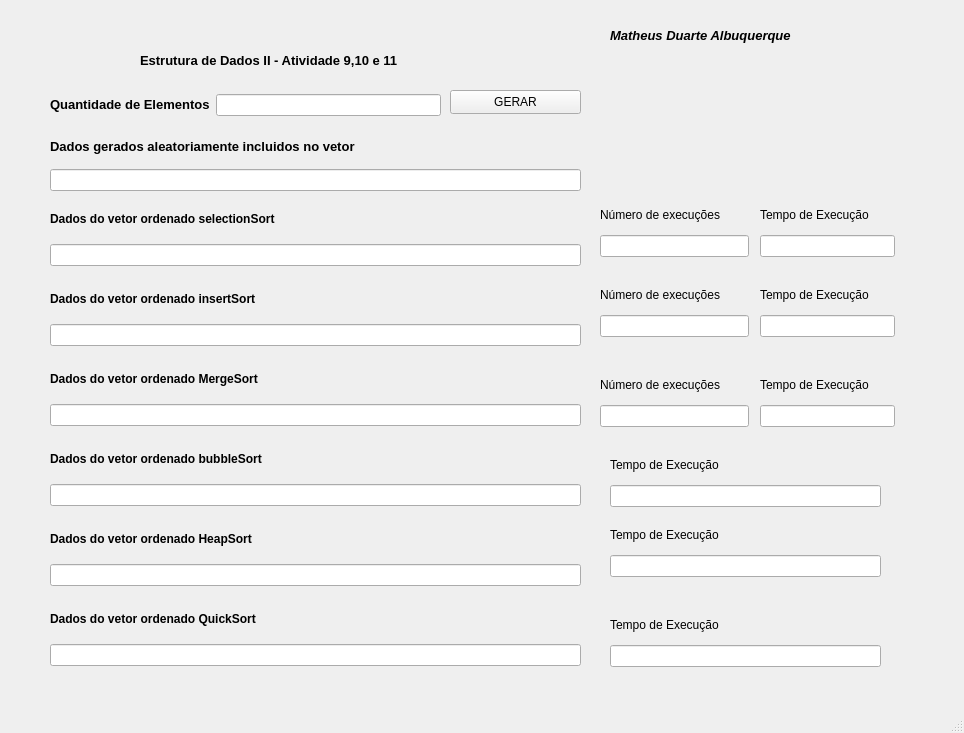
<?xml version="1.0" encoding="UTF-8"?>
<ui version="4.0">
 <class>MainWindow</class>
 <widget class="QMainWindow" name="MainWindow">
  <property name="geometry">
   <rect>
    <x>0</x>
    <y>0</y>
    <width>964</width>
    <height>733</height>
   </rect>
  </property>
  <property name="windowTitle">
   <string>MainWindow</string>
  </property>
  <widget class="QWidget" name="centralwidget">
   <widget class="QLabel" name="label_3">
    <property name="geometry">
     <rect>
      <x>140</x>
      <y>30</y>
      <width>381</width>
      <height>61</height>
     </rect>
    </property>
    <property name="font">
     <font>
      <pointsize>17</pointsize>
      <bold>true</bold>
     </font>
    </property>
    <property name="text">
     <string>&lt;html&gt;&lt;head/&gt;&lt;body&gt;&lt;p&gt;&lt;span style=&quot; font-size:10pt;&quot;&gt;Estrutura de Dados II - Atividade 9,10 e 11&lt;/span&gt;&lt;/p&gt;&lt;/body&gt;&lt;/html&gt;</string>
    </property>
   </widget>
   <widget class="QPushButton" name="pushButtonGerar2">
    <property name="geometry">
     <rect>
      <x>450</x>
      <y>90</y>
      <width>131</width>
      <height>24</height>
     </rect>
    </property>
    <property name="text">
     <string>GERAR</string>
    </property>
   </widget>
   <widget class="QWidget" name="layoutWidget">
    <property name="geometry">
     <rect>
      <x>50</x>
      <y>90</y>
      <width>391</width>
      <height>30</height>
     </rect>
    </property>
    <layout class="QHBoxLayout" name="horizontalLayout">
     <item>
      <widget class="QLabel" name="label_4">
       <property name="text">
        <string>&lt;html&gt;&lt;head/&gt;&lt;body&gt;&lt;p&gt;&lt;span style=&quot; font-size:10pt; font-weight:700;&quot;&gt;Quantidade de Elementos&lt;/span&gt;&lt;/p&gt;&lt;/body&gt;&lt;/html&gt;</string>
       </property>
      </widget>
     </item>
     <item>
      <widget class="QLineEdit" name="lineEditElemento2"/>
     </item>
    </layout>
   </widget>
   <widget class="QWidget" name="layoutWidget">
    <property name="geometry">
     <rect>
      <x>50</x>
      <y>130</y>
      <width>531</width>
      <height>61</height>
     </rect>
    </property>
    <layout class="QVBoxLayout" name="verticalLayout_4">
     <item>
      <layout class="QVBoxLayout" name="verticalLayout">
       <item>
        <widget class="QLabel" name="label_5">
         <property name="text">
          <string>&lt;html&gt;&lt;head/&gt;&lt;body&gt;&lt;p&gt;&lt;span style=&quot; font-size:10pt; font-weight:700;&quot;&gt;Dados gerados aleatoriamente incluidos no vetor&lt;/span&gt;&lt;/p&gt;&lt;/body&gt;&lt;/html&gt;</string>
         </property>
        </widget>
       </item>
       <item>
        <widget class="QLineEdit" name="lineEditFinal2"/>
       </item>
      </layout>
     </item>
    </layout>
   </widget>
   <widget class="QWidget" name="layoutWidget">
    <property name="geometry">
     <rect>
      <x>50</x>
      <y>200</y>
      <width>531</width>
      <height>66</height>
     </rect>
    </property>
    <layout class="QVBoxLayout" name="verticalLayout_6">
     <item>
      <widget class="QLabel" name="label_7">
       <property name="text">
        <string>&lt;html&gt;&lt;head/&gt;&lt;body&gt;&lt;p&gt;&lt;span style=&quot; font-weight:700;&quot;&gt;Dados do vetor ordenado selectionSort&lt;/span&gt;&lt;/p&gt;&lt;/body&gt;&lt;/html&gt;</string>
       </property>
      </widget>
     </item>
     <item>
      <widget class="QLineEdit" name="lineEditOrdenada"/>
     </item>
     <item>
      <layout class="QVBoxLayout" name="verticalLayout_5"/>
     </item>
    </layout>
   </widget>
   <widget class="QLabel" name="label_11">
    <property name="geometry">
     <rect>
      <x>610</x>
      <y>20</y>
      <width>311</width>
      <height>31</height>
     </rect>
    </property>
    <property name="text">
     <string>&lt;html&gt;&lt;head/&gt;&lt;body&gt;&lt;p&gt;&lt;span style=&quot; font-size:10pt; font-weight:700; font-style:italic;&quot;&gt;Matheus Duarte Albuquerque&lt;/span&gt;&lt;/p&gt;&lt;/body&gt;&lt;/html&gt;</string>
    </property>
    <property name="indent">
     <number>-1</number>
    </property>
   </widget>
   <widget class="QWidget" name="layoutWidget_2">
    <property name="geometry">
     <rect>
      <x>50</x>
      <y>280</y>
      <width>531</width>
      <height>66</height>
     </rect>
    </property>
    <layout class="QVBoxLayout" name="verticalLayout_7">
     <item>
      <widget class="QLabel" name="label_9">
       <property name="text">
        <string>&lt;html&gt;&lt;head/&gt;&lt;body&gt;&lt;p&gt;&lt;span style=&quot; font-weight:700;&quot;&gt;Dados do vetor ordenado insertSort&lt;/span&gt;&lt;/p&gt;&lt;/body&gt;&lt;/html&gt;</string>
       </property>
      </widget>
     </item>
     <item>
      <widget class="QLineEdit" name="lineEditOrdenada_2"/>
     </item>
     <item>
      <layout class="QVBoxLayout" name="verticalLayout_8"/>
     </item>
    </layout>
   </widget>
   <widget class="QWidget" name="layoutWidget_3">
    <property name="geometry">
     <rect>
      <x>760</x>
      <y>200</y>
      <width>135</width>
      <height>57</height>
     </rect>
    </property>
    <layout class="QGridLayout" name="gridLayout_2">
     <item row="0" column="0">
      <widget class="QLabel" name="label_10">
       <property name="text">
        <string>Tempo de Execução</string>
       </property>
      </widget>
     </item>
     <item row="1" column="0">
      <widget class="QLineEdit" name="lineEditTempoExecucao1"/>
     </item>
    </layout>
   </widget>
   <widget class="QWidget" name="layoutWidget_4">
    <property name="geometry">
     <rect>
      <x>600</x>
      <y>280</y>
      <width>149</width>
      <height>57</height>
     </rect>
    </property>
    <layout class="QGridLayout" name="gridLayout_3">
     <item row="0" column="0">
      <widget class="QLabel" name="label_12">
       <property name="text">
        <string>Número de execuções</string>
       </property>
      </widget>
     </item>
     <item row="1" column="0">
      <widget class="QLineEdit" name="lineEditExecucao2"/>
     </item>
    </layout>
   </widget>
   <widget class="QWidget" name="layoutWidget_5">
    <property name="geometry">
     <rect>
      <x>760</x>
      <y>280</y>
      <width>135</width>
      <height>57</height>
     </rect>
    </property>
    <layout class="QGridLayout" name="gridLayout_4">
     <item row="0" column="0">
      <widget class="QLabel" name="label_13">
       <property name="text">
        <string>Tempo de Execução</string>
       </property>
      </widget>
     </item>
     <item row="1" column="0">
      <widget class="QLineEdit" name="lineEditTempoExecucao2"/>
     </item>
    </layout>
   </widget>
   <widget class="QWidget" name="layoutWidget">
    <property name="geometry">
     <rect>
      <x>600</x>
      <y>200</y>
      <width>149</width>
      <height>57</height>
     </rect>
    </property>
    <layout class="QGridLayout" name="gridLayout">
     <item row="0" column="0">
      <widget class="QLabel" name="label_8">
       <property name="text">
        <string>Número de execuções</string>
       </property>
      </widget>
     </item>
     <item row="1" column="0">
      <widget class="QLineEdit" name="lineEditExecucao1"/>
     </item>
    </layout>
   </widget>
   <widget class="QWidget" name="layoutWidget_6">
    <property name="geometry">
     <rect>
      <x>760</x>
      <y>370</y>
      <width>135</width>
      <height>57</height>
     </rect>
    </property>
    <layout class="QGridLayout" name="gridLayout_5">
     <item row="0" column="0">
      <widget class="QLabel" name="label_14">
       <property name="text">
        <string>Tempo de Execução</string>
       </property>
      </widget>
     </item>
     <item row="1" column="0">
      <widget class="QLineEdit" name="lineEditTempoExecucao3"/>
     </item>
    </layout>
   </widget>
   <widget class="QWidget" name="layoutWidget_7">
    <property name="geometry">
     <rect>
      <x>50</x>
      <y>360</y>
      <width>531</width>
      <height>66</height>
     </rect>
    </property>
    <layout class="QVBoxLayout" name="verticalLayout_9">
     <item>
      <widget class="QLabel" name="label_15">
       <property name="text">
        <string>&lt;html&gt;&lt;head/&gt;&lt;body&gt;&lt;p&gt;&lt;span style=&quot; font-weight:700;&quot;&gt;Dados do vetor ordenado MergeSort&lt;/span&gt;&lt;/p&gt;&lt;/body&gt;&lt;/html&gt;</string>
       </property>
      </widget>
     </item>
     <item>
      <widget class="QLineEdit" name="lineEditOrdenada_3"/>
     </item>
     <item>
      <layout class="QVBoxLayout" name="verticalLayout_10"/>
     </item>
    </layout>
   </widget>
   <widget class="QWidget" name="layoutWidget_8">
    <property name="geometry">
     <rect>
      <x>600</x>
      <y>370</y>
      <width>149</width>
      <height>57</height>
     </rect>
    </property>
    <layout class="QGridLayout" name="gridLayout_6">
     <item row="0" column="0">
      <widget class="QLabel" name="label_16">
       <property name="text">
        <string>Número de execuções</string>
       </property>
      </widget>
     </item>
     <item row="1" column="0">
      <widget class="QLineEdit" name="lineEditExecucao3"/>
     </item>
    </layout>
   </widget>
   <widget class="QWidget" name="layoutWidget_9">
    <property name="geometry">
     <rect>
      <x>610</x>
      <y>450</y>
      <width>271</width>
      <height>57</height>
     </rect>
    </property>
    <layout class="QGridLayout" name="gridLayout_7">
     <item row="0" column="0">
      <widget class="QLabel" name="label_17">
       <property name="text">
        <string>Tempo de Execução</string>
       </property>
      </widget>
     </item>
     <item row="1" column="0">
      <widget class="QLineEdit" name="lineEditTempoExecucao4"/>
     </item>
    </layout>
   </widget>
   <widget class="QWidget" name="layoutWidget_11">
    <property name="geometry">
     <rect>
      <x>50</x>
      <y>440</y>
      <width>531</width>
      <height>66</height>
     </rect>
    </property>
    <layout class="QVBoxLayout" name="verticalLayout_11">
     <item>
      <widget class="QLabel" name="label_19">
       <property name="text">
        <string>&lt;html&gt;&lt;head/&gt;&lt;body&gt;&lt;p&gt;&lt;span style=&quot; font-weight:700;&quot;&gt;Dados do vetor ordenado bubbleSort&lt;/span&gt;&lt;/p&gt;&lt;/body&gt;&lt;/html&gt;</string>
       </property>
      </widget>
     </item>
     <item>
      <widget class="QLineEdit" name="lineEditOrdenada_4"/>
     </item>
     <item>
      <layout class="QVBoxLayout" name="verticalLayout_12"/>
     </item>
    </layout>
   </widget>
   <widget class="QWidget" name="layoutWidget_12">
    <property name="geometry">
     <rect>
      <x>50</x>
      <y>520</y>
      <width>531</width>
      <height>66</height>
     </rect>
    </property>
    <layout class="QVBoxLayout" name="verticalLayout_13">
     <item>
      <widget class="QLabel" name="label_20">
       <property name="text">
        <string>&lt;html&gt;&lt;head/&gt;&lt;body&gt;&lt;p&gt;&lt;span style=&quot; font-weight:700;&quot;&gt;Dados do vetor ordenado HeapSort&lt;/span&gt;&lt;/p&gt;&lt;/body&gt;&lt;/html&gt;</string>
       </property>
      </widget>
     </item>
     <item>
      <widget class="QLineEdit" name="lineEditOrdenada_5"/>
     </item>
     <item>
      <layout class="QVBoxLayout" name="verticalLayout_14"/>
     </item>
    </layout>
   </widget>
   <widget class="QWidget" name="layoutWidget_10">
    <property name="geometry">
     <rect>
      <x>610</x>
      <y>520</y>
      <width>271</width>
      <height>57</height>
     </rect>
    </property>
    <layout class="QGridLayout" name="gridLayout_8">
     <item row="0" column="0">
      <widget class="QLabel" name="label_18">
       <property name="text">
        <string>Tempo de Execução</string>
       </property>
      </widget>
     </item>
     <item row="1" column="0">
      <widget class="QLineEdit" name="lineEditTempoExecucao5"/>
     </item>
    </layout>
   </widget>
   <widget class="QWidget" name="layoutWidget_13">
    <property name="geometry">
     <rect>
      <x>610</x>
      <y>610</y>
      <width>271</width>
      <height>57</height>
     </rect>
    </property>
    <layout class="QGridLayout" name="gridLayout_10">
     <item row="0" column="0">
      <widget class="QLabel" name="label_23">
       <property name="text">
        <string>Tempo de Execução</string>
       </property>
      </widget>
     </item>
     <item row="1" column="0">
      <widget class="QLineEdit" name="lineEditTempoExecucao6"/>
     </item>
    </layout>
   </widget>
   <widget class="QWidget" name="layoutWidget_14">
    <property name="geometry">
     <rect>
      <x>50</x>
      <y>600</y>
      <width>531</width>
      <height>66</height>
     </rect>
    </property>
    <layout class="QVBoxLayout" name="verticalLayout_17">
     <item>
      <widget class="QLabel" name="label_24">
       <property name="text">
        <string>&lt;html&gt;&lt;head/&gt;&lt;body&gt;&lt;p&gt;&lt;span style=&quot; font-weight:700;&quot;&gt;Dados do vetor ordenado QuickSort&lt;/span&gt;&lt;/p&gt;&lt;/body&gt;&lt;/html&gt;</string>
       </property>
      </widget>
     </item>
     <item>
      <widget class="QLineEdit" name="lineEditOrdenada_7"/>
     </item>
     <item>
      <layout class="QVBoxLayout" name="verticalLayout_18"/>
     </item>
    </layout>
   </widget>
  </widget>
  <widget class="QMenuBar" name="menubar">
   <property name="geometry">
    <rect>
     <x>0</x>
     <y>0</y>
     <width>964</width>
     <height>25</height>
    </rect>
   </property>
  </widget>
  <widget class="QStatusBar" name="statusbar"/>
 </widget>
 <resources/>
 <connections/>
</ui>
